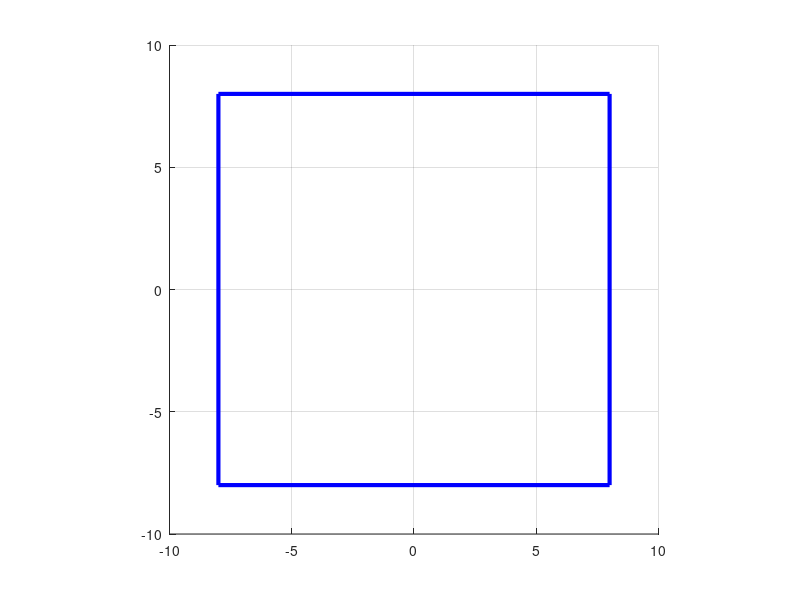

MATLAB code for this plot: (Note: this script raises an error after producing the figure.)
% Rotating polygon moves in the square.
% If the polygon hits the side of the square, it deforms and changes the direction of motion

% https://se.mathworks.com/matlabcentral/fileexchange/63239-gif using this
% for generating gifs
function Povilas_Simanaitis_Individual_work41
    clc,close all;
    prepareScene();
    [x, y] = polygon(2);
    animate(x, y);
end

function prepareScene
    grid on;
    hold on;
    axis equal;
    axis([-10 10 -10 10 ]);
    rectangle('Position',[-8,-8,16,16],'LineWidth',3, 'EdgeColor','b');
end

function [x, y] = polygon(radius)
    da=radius*pi/20;
    ang=0:da:2*pi-da;
    x=2*sin(ang);
    y=2*cos(ang);
end

function animate(xpp, ypp)
   h1=[];
   h2=[];
   gif('povsim41.gif');
   for t=0:0.3:60   
     [x, y] = calculaNewCircle(xpp, ypp, sin(t/6)*6, sin(t/6)*6, t);  
     [h1, h2] = reDrawCircle(h1,h2, x, y);
     gif;
     pause(0.01); 
   end
end

function [x, y] = calculaNewCircle(x, y, dx, dy, t)
    [x, y] = transform(x,y, shift(dx, dy));
    [x, y] = transform(x,y, rotate(dx, dy, t*4));
    if(t > 10.75 && t < 13 || t > 47.75 && t < 50 ) 
        [x, y] = transform(x,y,scale(dx, dy, 0.185));
    end
    if ( t > 28.5 && t < 30.5 )
         [x, y] = transform(x,y,scale(dx, dy, -0.185));
    end  
end

function [h1, h2] = reDrawCircle(h1,h2, newX, newY)
    if ~isempty(h1), delete(h1);end  
    if ~isempty(h2), delete(h2);end
    [h1, h2] = drawCircle(newX, newY);
end

function [h1, h2] = drawCircle(xpp, ypp)
    h1=fill(xpp(1:11),ypp(1:11),'m');
    h2=fill(xpp([11:end,1]),ypp([11:end,1]),'b');
end

function [newX, newY] = transform(x,y,T)
    t = ones(1, length(x));
    A1=T*[x;y;t];
    newX=A1(1,:);
    newY=A1(2,:);
end

function T = shift(tx, ty)
    T = [1 0 tx;
         0 1 ty;
         0 0 1];
end

function T = rotate(tx, ty, d)
    betag=30*d;
    beta=betag*pi/180;
    T1=[1 0 -tx; 
        0 1 -ty;
        0 0  1];
    T2=[cos(beta), -sin(beta), 0;
        sin(beta) cos(beta)    0;
            0        0         1];
    T3=[1 0 tx; 
        0 1 ty;
        0 0  1];
    T=T3*T2*T1;
end

function T = scale(px, py, s)
    sx = px * s;
    sy = py * s;
    T=[sx  0  px*(1-sx);
        0 sy  py*(1-sy); 
        0  0  1  ];
end
